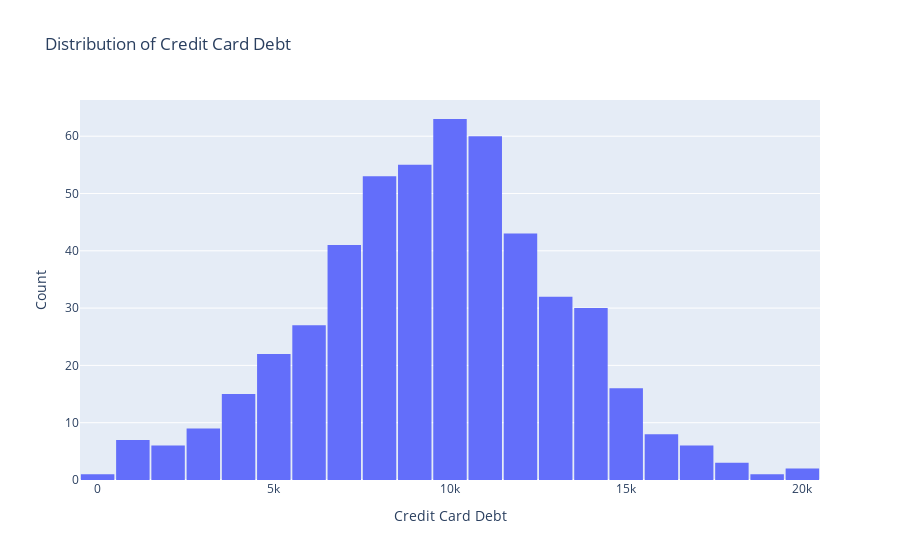

The notebook cell saved with this chart:
### Code cell
# credit card debt
fig = px.histogram(car_purchasing_df, x = 'credit card debt', title = "Distribution of Credit Card Debt")

fig.update_layout(
    xaxis_title = ('Credit Card Debt'),
    yaxis_title= ('Count'),
    bargap = 0.05,
    showlegend = False,
)
fig.show()

### Figure 1 — Plotly figure (JSON) as saved in the notebook; plotly's stock layout.template omitted (floating-point values rounded to 4 significant figures; data arrays with more than 128 entries replaced by an {"elided": "..."} marker saying what was removed)
{"data": [{"alignmentgroup": "True", "bingroup": "x", "hovertemplate": "credit card debt=%{x}<br>count=%{y}<extra></extra>", "legendgroup": "", "marker": {"color": "#636efa", "pattern": {"shape": ""}}, "name": "", "offsetgroup": "", "orientation": "v", "showlegend": false, "type": "histogram", "x": {"elided": "500 float values"}, "xaxis": "x", "yaxis": "y"}], "layout": {"bargap": 0.05, "barmode": "relative", "legend": {"tracegroupgap": 0}, "showlegend": false, "title": {"text": "Distribution of Credit Card Debt"}, "xaxis": {"anchor": "y", "domain": [0, 1], "title": {"text": "Credit Card Debt"}}, "yaxis": {"anchor": "x", "domain": [0, 1], "title": {"text": "Count"}}}}
